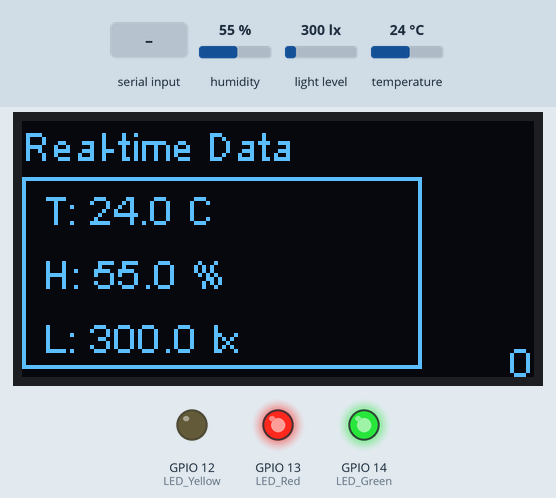
Recording of a program running on a simulated ESP32. On the bench: 128×64 one-colour display, output pins drawn as LEDs (lit = HIGH). The test bench sets the inputs (shaded band); at power-on: humidity 55 %, light level 300 lx, temperature 24 °C. EEPROM starts erased; what the program prints to the serial monitor is not drawn.

Above: at 7.3 s.
7.4 s: "scroll\n" received over Serial
At 11.4 s:
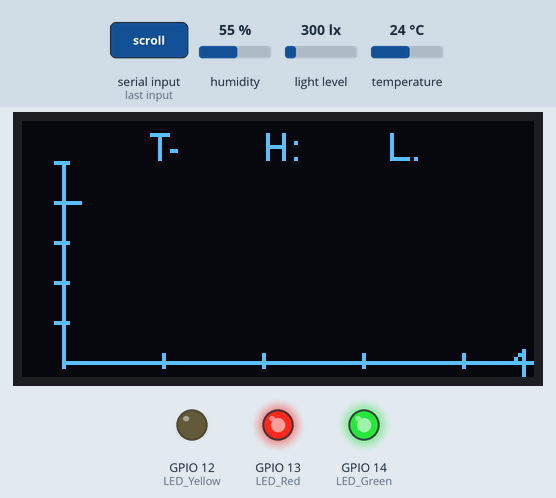
12.0 s: humidity set to 59 %
17.9 s: humidity set to 62 %
At 19.4 s:
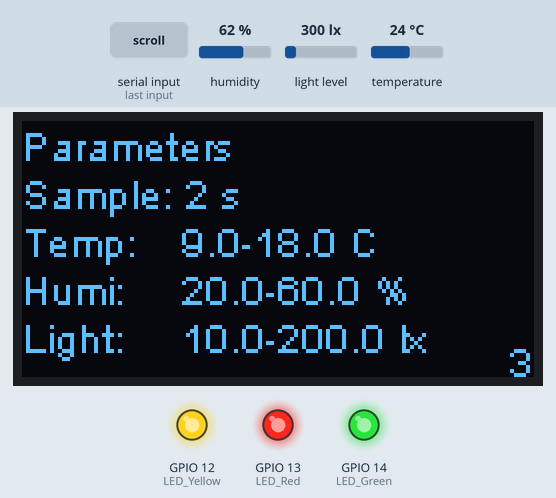
23.8 s: light level set to 223 lx
At 26.6 s:
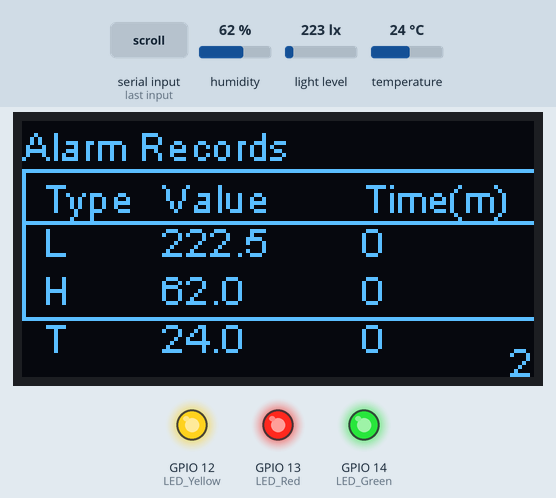
29.7 s: light level set to 185 lx
At 32.2 s:
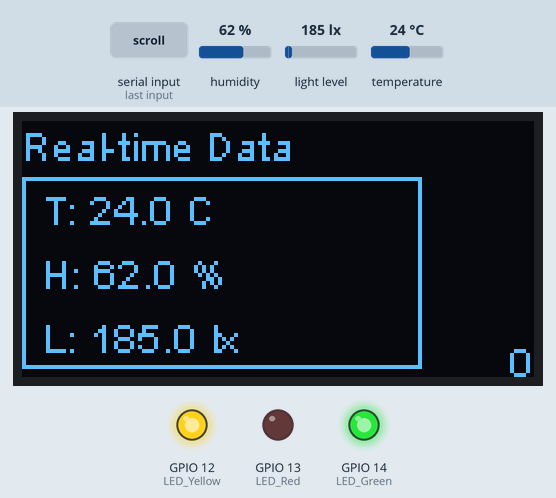
35.6 s: "TH90\n" received over Serial
At 39.1 s:
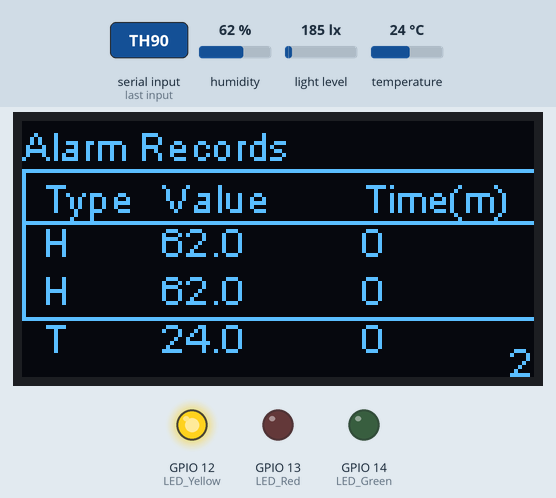
Timing chart, 0 to 40.6 s (numbered marks = the images above; inputs shaded):
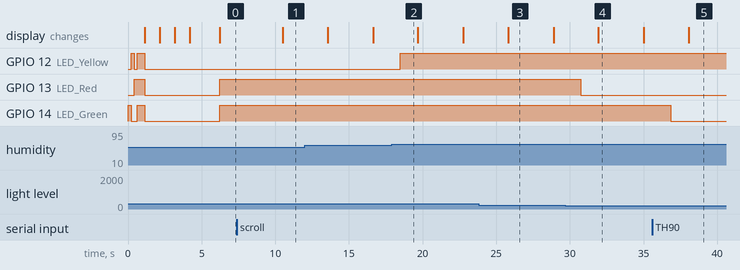

The program:

main.cpp
```cpp
#include <Arduino.h>
#include <Adafruit_Sensor.h>
#include <DHT.h>
#include <Wire.h>
#include "SSD1306.h"
#include <BH1750.h>
#include <Preferences.h>
#include <queue>

// 定义引脚
#define LED_Green  14
#define LED_Yellow 12
#define LED_Red    13
#define DHT11_PIN  15

// 定义默认阈值和采集周期
#define SAMPLE_PERIOD 2  // 采集周期(秒)
#define QUEUE_SIZE 30    // 数据队列大小
#define MAX_ALARMS 10    // 最大报警记录数

// 阈值结构体
struct Thresholds {
    float temp_high = 18.0;
    float temp_low = 9.0;
    float humi_high = 60.0;
    float humi_low = 20.0;
    float light_high = 200.0;
    float light_low = 10.0;
};

// 数据点结构
struct DataPoint {
    float value;
    uint32_t timestamp;
};

// 报警记录结构
struct AlarmRecord {
    float value;
    char type;  // 'T'=温度, 'H'=湿度, 'L'=光照
    uint32_t timestamp;
};

// 显示模式枚举
enum DisplayMode {
    REALTIME_DATA = 0,
    TREND_GRAPH,
    ALARM_DATA,
    PARAMETERS,
    MAX_MODES
};

// 全局变量
Thresholds thresholds;
DisplayMode currentMode = REALTIME_DATA;
bool autoScroll = false;
unsigned long lastScrollTime = 0;
const unsigned long SCROLL_INTERVAL = 3000; // 自动滚动间隔(ms)

// 数据队列
std::queue<DataPoint> tempQueue;
std::queue<DataPoint> humiQueue;
std::queue<DataPoint> lightQueue;

// 报警历史
AlarmRecord alarmHistory[MAX_ALARMS];
int alarmCount = 0;

// 初始化对象
SSD1306 display(0x3c, 5, 4);
DHT dht(DHT11_PIN, DHT11);
BH1750 lightMeter;
Preferences preferences;

// LED控制标志
bool manualControl[3] = {false, false, false};
bool manualState[3] = {false, false, false};

// 加载配置
void loadConfig() {
    preferences.begin("thresholds", true);
    thresholds.temp_high = preferences.getFloat("temp_h", 18.0);
    thresholds.temp_low = preferences.getFloat("temp_l", 9.0);
    thresholds.humi_high = preferences.getFloat("humi_h", 60.0);
    thresholds.humi_low = preferences.getFloat("humi_l", 20.0);
    thresholds.light_high = preferences.getFloat("light_h", 200.0);
    thresholds.light_low = preferences.getFloat("light_l", 10.0);
    preferences.end();
}

// 保存配置
void saveConfig() {
    preferences.begin("thresholds", false);
    preferences.putFloat("temp_h", thresholds.temp_high);
    preferences.putFloat("temp_l", thresholds.temp_low);
    preferences.putFloat("humi_h", thresholds.humi_high);
    preferences.putFloat("humi_l", thresholds.humi_low);
    preferences.putFloat("light_h", thresholds.light_high);
    preferences.putFloat("light_l", thresholds.light_low);
    preferences.end();
}

// 加载报警历史
void loadAlarmHistory() {
    preferences.begin("alarm-hist", true);
    alarmCount = preferences.getInt("count", 0);
    if(alarmCount > 0) {
        preferences.getBytes("alarms", alarmHistory, sizeof(AlarmRecord) * alarmCount);
    }
    preferences.end();
}

// 添加报警记录
void addAlarmRecord(float value, char type) {
    // 移动现有记录
    for(int i = MAX_ALARMS-1; i > 0; i--) {
        alarmHistory[i] = alarmHistory[i-1];
    }

    // 添加新记录
    alarmHistory[0].value = value;
    alarmHistory[0].type = type;
    alarmHistory[0].timestamp = millis() / 1000;

    if(alarmCount < MAX_ALARMS) alarmCount++;

    // 保存到Flash
    preferences.begin("alarm-hist", false);
    preferences.putInt("count", alarmCount);
    preferences.putBytes("alarms", alarmHistory, sizeof(AlarmRecord) * alarmCount);
    preferences.end();
}

// LED闪烁函数
void blinkLED(int pin) {
    for(int i = 0; i < 2; i++) {
        digitalWrite(pin, HIGH);
        delay(200);
        digitalWrite(pin, LOW);
        delay(200);
    }
}

// 更新数据队列
void updateDataQueues(float t, float h, float lux) {
    DataPoint dp;
    dp.timestamp = millis();

    // 更新温度队列
    dp.value = t;
    if (tempQueue.size() >= QUEUE_SIZE) {
        tempQueue.pop();
    }
    tempQueue.push(dp);

    // 更新湿度队列
    dp.value = h;
    if (humiQueue.size() >= QUEUE_SIZE) {
        humiQueue.pop();
    }
    humiQueue.push(dp);

    // 更新光照队列
    dp.value = lux;
    if (lightQueue.size() >= QUEUE_SIZE) {
        lightQueue.pop();
    }
    lightQueue.push(dp);
}


// 在每个显示函数末尾添加页面编号显示
void drawPageNumber() {
    display.setColor(WHITE);  // 使用白色显示页码
    display.setTextAlignment(TEXT_ALIGN_RIGHT);
    display.drawString(128, 54, String(currentMode));
}

// 绘制实时数据界面
void drawRealtimeData(float t, float h, float lux) {
    display.clear();
    display.setTextAlignment(TEXT_ALIGN_LEFT);
    display.setFont(ArialMT_Plain_10);

    // 标题使用白色
    display.setColor(WHITE);
    display.drawString(0, 0, "Real-time Data");

    // 绘制大边框
    display.drawRect(0, 14, 100, 48);  // 从y=14开始，高度48像素的大边框

    // 温度显示
    display.setColor(WHITE);
    display.drawString(5, 16, "T: " + String(t, 1) + " C");

    // 湿度显示
    display.drawString(5, 32, "H: " + String(h, 1) + " %");

    // 光照显示
    display.drawString(5, 48, "L: " + String(lux, 1) + " lx");

    // 显示页码（右下角）
    display.setTextAlignment(TEXT_ALIGN_RIGHT);
    display.drawString(128, 54, String(currentMode));

    display.display();
}

void drawTrendGraph() {
    display.clear();
    display.setColor(WHITE);
    display.setFont(ArialMT_Plain_10);
    display.drawString(0, 0, "Trend");

    // 添加图例
    display.drawString(40, 0, "T-");
    display.drawString(70, 0, "H:");
    display.drawString(100, 0, "L.");

    // 绘制坐标轴和刻度
    display.drawHorizontalLine(10, 60, 118); // X轴
    display.drawVerticalLine(10, 10, 50);    // Y轴

    // 绘制刻度
    for(int i = 0; i < 5; i++) {
        display.drawHorizontalLine(8, 10 + i * 10, 4);  // Y轴刻度
        display.drawVerticalLine(10 + i * 25, 58, 4);   // X轴刻度
    }

    // 绘制曲线
    std::queue<DataPoint> tempQueueCopy = tempQueue;
    int x = 10;
    int lastY_T = 0, lastY_H = 0, lastY_L = 0;
    bool first = true;

    std::queue<DataPoint> humiQueueCopy = humiQueue;
    std::queue<DataPoint> lightQueueCopy = lightQueue;

    while (!tempQueueCopy.empty() && x < 128) {
        DataPoint dp_t = tempQueueCopy.front();
        DataPoint dp_h = humiQueueCopy.front();
        DataPoint dp_l = lightQueueCopy.front();

        tempQueueCopy.pop();
        humiQueueCopy.pop();
        lightQueueCopy.pop();

        int y_t = map(dp_t.value, thresholds.temp_low, thresholds.temp_high, 55, 15);
        int y_h = map(dp_h.value, thresholds.humi_low, thresholds.humi_high, 55, 15);
        int y_l = map(dp_l.value, thresholds.light_low, thresholds.light_high, 55, 15);

        if (!first) {
            // 温度曲线（实线）
            display.drawLine(x-2, lastY_T, x, y_t);  // x间距减半
            display.fillCircle(x, y_t, 1);

            // 湿度曲线（虚线）
            if ((x/2) % 2 == 0) {  // 虚线间距调整
                display.drawLine(x-2, lastY_H, x, y_h);
            }
            display.fillCircle(x, y_h, 1);

            // 光照曲线（点线）
            display.drawLine(x-2, lastY_L, x, y_l);
            display.fillCircle(x, y_l, 1);
        }

        lastY_T = y_t;
        lastY_H = y_h;
        lastY_L = y_l;
        x += 2;
        first = false;
    }

    drawPageNumber();
    display.display();
}

// 绘制报警数据
void drawAlarmData() {
    display.clear();
    display.setFont(ArialMT_Plain_10);
    display.setTextAlignment(TEXT_ALIGN_LEFT);

    // 标题
    display.drawString(0, 0, "Alarm Records");

    // 绘制表格边框
    display.drawRect(0, 12, 130, 38);  // 主表格框

    // 绘制表头分隔线
    display.drawHorizontalLine(0, 25, 130);

    // 表头
    display.drawString(5, 13, "Type");
    display.drawString(35, 13, "Value");
    display.drawString(85, 13, "Time(m)");

    // 显示报警记录
    int y = 24;
    for (int i = 0; i < min(3, alarmCount); i++) {
        display.drawString(5, y, String(alarmHistory[i].type));
        display.drawString(35, y, String(alarmHistory[i].value, 1));
        display.drawString(85, y, String(alarmHistory[i].timestamp/60));
        y += 12;
    }

    drawPageNumber();
    display.display();  // 确保显示更新
}

// 绘制参数设置
void drawParameters() {
    display.clear();
    display.setFont(ArialMT_Plain_10);
    display.setTextAlignment(TEXT_ALIGN_LEFT);

    // 标题
    display.drawString(0, 0, "Parameters");

    // 采集周期
    display.drawString(0, 12, "Sample: " + String(SAMPLE_PERIOD) + " s");

    // 温度阈值
    display.drawString(0, 24, "Temp:");
    display.drawString(40, 24, String(thresholds.temp_low, 1) + "-" +
                              String(thresholds.temp_high, 1) + " C");

    // 湿度阈值
    display.drawString(0, 36, "Humi:");
    display.drawString(40, 36, String(thresholds.humi_low, 1) + "-" +
                              String(thresholds.humi_high, 1) + " %");

    // 光照阈值
    display.drawString(0, 48, "Light:");
    display.drawString(40, 48, String(thresholds.light_low, 1) + "-" +
                              String(thresholds.light_high, 1) + " lx");

    drawPageNumber();
    display.display();  // 确保显示更新
}

// 处理串口命令
void processSerialCommand() {
    if (Serial.available()) {
        String cmd = Serial.readStringUntil('\n');
        cmd.trim();

        if (cmd.startsWith("page")) {  // 新增page命令处理
            int page = cmd.substring(4).toInt();
            if (page >= 0 && page < MAX_MODES) {
                currentMode = (DisplayMode)page;
                autoScroll = false;  // 切换到手动模式
                Serial.printf("Switched to page %d\n", page);
            }
        }
        else if (cmd == "home") {
            currentMode = REALTIME_DATA;
            autoScroll = false;
            Serial.println("Returned to home screen (page 0)");
        }
        else if (cmd == "scroll") {
            autoScroll = !autoScroll;
            // 从当前页面开始滚动
            lastScrollTime = millis();  // 重置滚动计时器
            Serial.printf("Auto scroll %s from page %d\n",
                        autoScroll ? "enabled" : "disabled",
                        currentMode);
        }
        else if (cmd.startsWith("TH")) {
            thresholds.temp_high = cmd.substring(2).toFloat();
            saveConfig();
            Serial.printf("Temperature high threshold set to: %.1f\n", thresholds.temp_high);
        }
        else if (cmd.startsWith("TL")) {
            thresholds.temp_low = cmd.substring(2).toFloat();
            saveConfig();
            Serial.printf("Temperature low threshold set to: %.1f\n", thresholds.temp_low);
        }
        else if (cmd.startsWith("HH")) {
            thresholds.humi_high = cmd.substring(2).toFloat();
            saveConfig();
            Serial.printf("Humidity high threshold set to: %.1f\n", thresholds.humi_high);
        }
        else if (cmd.startsWith("HL")) {
            thresholds.humi_low = cmd.substring(2).toFloat();
            saveConfig();
            Serial.printf("Humidity low threshold set to: %.1f\n", thresholds.humi_low);
        }
        else if (cmd.startsWith("LH")) {
            thresholds.light_high = cmd.substring(2).toFloat();
            saveConfig();
            Serial.printf("Light high threshold set to: %.1f\n", thresholds.light_high);
        }
        else if (cmd.startsWith("LL")) {
            thresholds.light_low = cmd.substring(2).toFloat();
            saveConfig();
            Serial.printf("Light low threshold set to: %.1f\n", thresholds.light_low);
        }
        else if (cmd == "history") {
            Serial.println("\nAlarm History:");
            for(int i = 0; i < alarmCount; i++) {
                Serial.printf("%d: %c=%.1f at %lu sec\n",
                            i+1,
                            alarmHistory[i].type,
                            alarmHistory[i].value,
                            alarmHistory[i].timestamp);
            }
        }
        else if (cmd.length() == 2) {
            int ledIndex = cmd.charAt(0) - '0';
            int state = cmd.charAt(1) - '0';

            if (ledIndex >= 0 && ledIndex <= 2 && (state == 0 || state == 1)) {
                manualControl[ledIndex] = true;
                manualState[ledIndex] = (state == 1);

                const char* ledNames[] = {"Green", "Yellow", "Red"};
                Serial.printf("Manual control: %s LED %s\n",
                            ledNames[ledIndex],
                            state ? "ON" : "OFF");
            }
        }
    }
}

// LED初始化动画函数
void ledInitAnimation() {
    // 依次点亮每个LED
    digitalWrite(LED_Green, HIGH);
    delay(200);
    digitalWrite(LED_Green, LOW);

    digitalWrite(LED_Yellow, HIGH);
    delay(200);
    digitalWrite(LED_Yellow, LOW);

    digitalWrite(LED_Red, HIGH);
    delay(200);
    digitalWrite(LED_Red, LOW);

    // 全部同时闪烁一次
    digitalWrite(LED_Green, HIGH);
    digitalWrite(LED_Yellow, HIGH);
    digitalWrite(LED_Red, HIGH);
    delay(500);
    digitalWrite(LED_Green, LOW);
    digitalWrite(LED_Yellow, LOW);
    digitalWrite(LED_Red, LOW);
}

void displayInitAnimation() {
    // 趣味动画：简单的加载动画
    for(int i = 0; i < 3; i++) {  // 3秒动画
        display.clear();
        display.setFont(ArialMT_Plain_10);
        display.setTextAlignment(TEXT_ALIGN_CENTER);

        // 显示加载点
        String dots = "";
        for(int j = 0; j <= i % 3; j++) {
            dots += ".";
        }

        display.drawString(64, 20, "Loading" + dots);
        display.drawProgressBar(10, 32, 108, 8, (i * 33)); // 进度条
        display.display();
        delay(1000);
    }

    // 显示Tully
    display.clear();
    display.setFont(ArialMT_Plain_24); // 使用大字体
    display.setTextAlignment(TEXT_ALIGN_CENTER);
    display.drawString(64, 20, "Tully");
    display.display();
    delay(2000);
}

void setup() {
    Serial.begin(115200);

    // 串口显示初始化信息
    Serial.println("\nSystem Initializing...");

    // I2C初始化
    Wire.begin(5, 4);
    Serial.println("I2C: Initialized (SDA:5, SCL:4)");

    // OLED初始化
    if(display.init()) {
        Serial.println("OLED: Initialized successfully");
        Serial.println("OLED Mode: " + String(autoScroll ? "Auto Scroll" : "Single Screen"));
    } else {
        Serial.println("OLED: Initialization failed!");
    }
    display.flipScreenVertically();
    display.setFont(ArialMT_Plain_10);

    // DHT11初始化
    dht.begin();
    Serial.println("DHT11: Sensor started");

    // BH1750初始化
    if(lightMeter.begin()) {
        Serial.println("BH1750: Light sensor started");
    } else {
        Serial.println("BH1750: Error initializing sensor!");
    }

    // LED初始化
    pinMode(LED_Green, OUTPUT);
    pinMode(LED_Yellow, OUTPUT);
    pinMode(LED_Red, OUTPUT);
    Serial.println("LEDs: Pins configured");

    // 配置加载
    loadConfig();
    loadAlarmHistory();
    Serial.println("Config: Settings loaded");

    // LED初始化动画
    Serial.println("Running LED test sequence...");
    ledInitAnimation();

    // OLED初始化动画和显示
    Serial.println("Starting display animation...");
    displayInitAnimation();

    // 显示当前配置
    Serial.println("\nCurrent Configuration:");
    Serial.printf("Temperature thresholds: %.1f-%.1f°C\n", thresholds.temp_low, thresholds.temp_high);
    Serial.printf("Humidity thresholds: %.1f-%.1f%%\n", thresholds.humi_low, thresholds.humi_high);
    Serial.printf("Light thresholds: %.1f-%.1f lx\n", thresholds.light_low, thresholds.light_high);
    Serial.printf("Sample period: %d seconds\n", SAMPLE_PERIOD);
    Serial.printf("Display mode: %s\n", autoScroll ? "Auto Scroll" : "Single Screen");

    Serial.println("\nSystem Ready!");
}

void loop() {
    processSerialCommand();

    static unsigned long lastSampleTime = 0;
    unsigned long currentTime = millis();

    // 定时采样
    if (currentTime - lastSampleTime >= SAMPLE_PERIOD * 1000) {
        float h = dht.readHumidity();
        float t = dht.readTemperature();
        float lux = lightMeter.readLightLevel();

        updateDataQueues(t, h, lux);
        lastSampleTime = currentTime;

        // 检查报警条件
        if (t > thresholds.temp_high || t < thresholds.temp_low) {
            addAlarmRecord(t, 'T');
        }
        if (h > thresholds.humi_high || h < thresholds.humi_low) {
            addAlarmRecord(h, 'H');
        }
        if (lux > thresholds.light_high || lux < thresholds.light_low) {
            addAlarmRecord(lux, 'L');
        }

        // LED控制逻辑
        bool autoGreen = (t > thresholds.temp_high || t < thresholds.temp_low);
        bool autoYellow = (h > thresholds.humi_high || h < thresholds.humi_low);
        bool autoRed = (lux > thresholds.light_high || lux < thresholds.light_low);

        // LED控制
        if (manualControl[0]) {
            if (manualState[0] != autoGreen) {
                blinkLED(LED_Green);
                manualControl[0] = false;
            } else {
                digitalWrite(LED_Green, manualState[0] ? HIGH : LOW);
            }
        } else {
            digitalWrite(LED_Green, autoGreen ? HIGH : LOW);
        }

        if (manualControl[1]) {
            if (manualState[1] != autoYellow) {
                blinkLED(LED_Yellow);
                manualControl[1] = false;
            } else {
                digitalWrite(LED_Yellow, manualState[1] ? HIGH : LOW);
            }
        } else {
            digitalWrite(LED_Yellow, autoYellow ? HIGH : LOW);
        }

        if (manualControl[2]) {
            if (manualState[2] != autoRed) {
                blinkLED(LED_Red);
                manualControl[2] = false;
            } else {
                digitalWrite(LED_Red, manualState[2] ? HIGH : LOW);
            }
        } else {
            digitalWrite(LED_Red, autoRed ? HIGH : LOW);
        }

        Serial.printf("Temp:%.1f°C  Humi:%.1f%%  Light:%.1f lx\n", t, h, lux);
    }


    display.setColor(WHITE);  // 重置颜色

     // 显示处理
    if (autoScroll && (currentTime - lastScrollTime >= SCROLL_INTERVAL)) {
        currentMode = (DisplayMode)((currentMode + 1) % MAX_MODES);
        lastScrollTime = currentTime;
    }

    static DisplayMode lastMode = MAX_MODES;  // 添加模式变化检测
    if (lastMode != currentMode) {  // 仅在模式改变时更新显示
        float t = tempQueue.empty() ? 0 : tempQueue.back().value;
        float h = humiQueue.empty() ? 0 : humiQueue.back().value;
        float lux = lightQueue.empty() ? 0 : lightQueue.back().value;

   switch (currentMode) {
            case REALTIME_DATA:
                drawRealtimeData(t, h, lux);
                break;
            case TREND_GRAPH:
                drawTrendGraph();
                break;
            case ALARM_DATA:
                drawAlarmData();
                break;
            case PARAMETERS:
                drawParameters();
                break;
        }
        lastMode = currentMode;
    }
    delay(100);
}
```

Measured:
- the behaviour switches between 60 and 61 % on humidity (found by bisection; images 1 and 2)
- the behaviour switches between 201 and 200 lx on light level (found by bisection; images 3 and 4)
- after the input at 7.4 s, the display: changes after 3.1 s (image 1)
- after the input at 17.9 s, GPIO 12 (LED_Yellow): LOW → HIGH after 0.57 s
- after the input at 29.7 s, GPIO 13 (LED_Red): HIGH → LOW after 1.0 s
- after the input at 35.6 s, GPIO 14 (LED_Green): HIGH → LOW after 1.2 s
- what the display in image 3 shows lasts 3.1 s, from 25.8 s to 28.9 s
